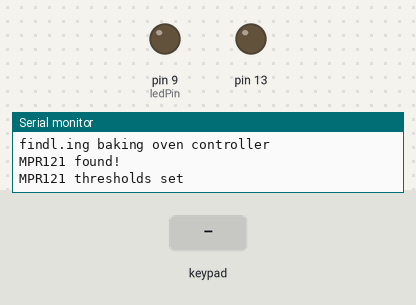
Simulated run of this sketch. Board: Arduino Leonardo, built with avr-gcc and run on an emulated ATmega32U4. Shown: output pins drawn as LEDs (lit = HIGH), the last lines printed to the serial monitor. Inputs (shaded band) come from the test bench.

Above: at 1.4 s.
1.5 s: key '0' pressed
At 1.76 s:
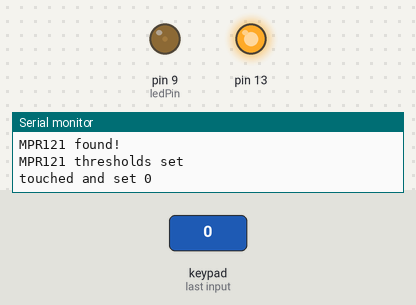
At 2.66 s:
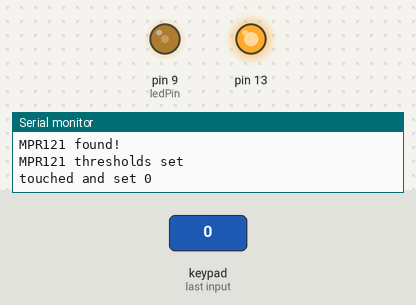
4.5 s: key '0' pressed
At 5.45 s:
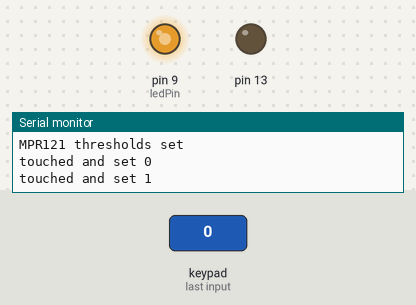
Timing chart, 0 to 9.8 s (numbered marks = the images above; inputs shaded):
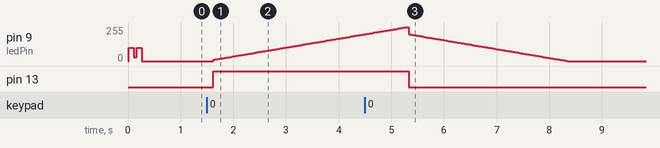

Measured:
- after the input at 1.5 s, pin 9 (ledPin): moves from 0/255 to 202/255 over 2.9 s, starting after 0.12 s; pin 13: LOW → HIGH after 0.12 s
- after the input at 4.5 s, pin 13: HIGH → LOW after 0.83 s

The sketch:

BakingOvenLightController3.ino
```cpp
#include <Wire.h>
#include "Adafruit_MPR121.h"

// You can have up to 4 on one i2c bus but one is enough for testing!
Adafruit_MPR121 cap = Adafruit_MPR121();

// Keeps track of the last pins touched
// so we know when buttons are 'released'
uint16_t lasttouched = 0;
uint16_t currtouched = 0;
uint16_t currstate = 0;
uint8_t touchThreshold = 2;//12;
uint8_t releaseThreshold = 6;
bool isOn = false;

int ledPin = 9;    // LED connected to digital pin 9

// the following variables are long's because the time, measured in miliseconds,
// will quickly become a bigger number than can be stored in an int.
long lastDebounceTime = 0;  // the last time the output pin was toggled
long debounceDelay = 100;    // the debounce time; increase if the output flickers


void blinkLeds() {
  analogWrite(ledPin, 100);
  delay(100);
  analogWrite(ledPin, 30);
  delay(50);
  analogWrite(ledPin, 100);
  delay(100);
  analogWrite(ledPin, 0);
}

void setup() {
  while (!Serial);        // needed to keep leonardo/micro from starting too fast!

  pinMode(13,OUTPUT);
  pinMode(ledPin, OUTPUT);

  Serial.begin(9600);
  Serial.println("findl.ing baking oven controller");

  // Default address is 0x5A, if tied to 3.3V its 0x5B
  // If tied to SDA its 0x5C and if SCL then 0x5D
  if (!cap.begin(0x5A)) {
    Serial.println("MPR121 not found, check wiring?");
    while (1);
  }
  Serial.println("MPR121 found!");
  cap.setThreshholds(touchThreshold, releaseThreshold);
  Serial.println("MPR121 thresholds set");

  blinkLeds();
}

void lightsOn(){
  digitalWrite(13,HIGH);
  // fade in from min to max in increments of 5 points:
  for (int fadeValue = 10 ; fadeValue <= 255; fadeValue += 2) {
    // sets the value (range from 0 to 255):
    analogWrite(ledPin, fadeValue);
    // wait for 30 milliseconds to see the dimming effect
    delay(30);
  }
}

void lightsOff(){
  digitalWrite(13,LOW);
  // fade out from max to min in increments of 5 points:
  for (int fadeValue = 200 ; fadeValue >= 0; fadeValue -= 2) {
    // sets the value (range from 0 to 255):
    analogWrite(ledPin, fadeValue);
    // wait for 30 milliseconds to see the dimming effect
    delay(30);
  }
}

void loop() {
  currtouched = cap.touched();
  currtouched = currtouched & _BV(0);
  // check to see if you just pressed the button
  // (i.e. the input went from LOW to HIGH),  and you've waited
  // long enough since the last press to ignore any noise:

  // If the switch changed, due to noise or pressing:
  if (currtouched != lasttouched) {
    // reset the debouncing timer
    lastDebounceTime = millis();
  }

  if ((millis() - lastDebounceTime) > debounceDelay) {
    // whatever the reading is at, it's been there for longer
    // than the debounce delay, so take it as the actual current state:

    if (currtouched) {
      Serial.print("touched and set ");
      Serial.println(isOn);
      if(!isOn){
        lightsOn();
        isOn = true;
      }else{
        lightsOff();
        isOn = false;
      }
    }
  }
lasttouched = currtouched;
delay(25);
}

void loopOld() {
  // Get the currently touched pads
  currtouched = cap.touched();
  if ((currtouched & _BV(0))) {
    Serial.print("touched and set ");
    Serial.println(isOn);
    if(!isOn){
      lightsOn();
      isOn = true;
    }else{
      lightsOff();
      isOn = false;
    }
  }
  // 50ms delay to fix on/off bug of sensor.
  delay(150);
  return;

  for (uint8_t i=0; i<1; i++) {
    // it if *is* touched and *wasnt* touched before, alert!
    if ((currtouched & _BV(i)) && !(lasttouched & _BV(i)) ) {
      Serial.print(i); Serial.println(" touched");
      if(!isOn){
        lightsOn();
        isOn = true;
      }else{
        lightsOff();
        isOn = false;
      }
    }
    // if it *was* touched and now *isnt*, alert!
    if (!(currtouched & _BV(i)) && (lasttouched & _BV(i)) ) {
      Serial.print(i); Serial.println(" released");
    }
  }

  // reset our state
  lasttouched = currtouched;

  // 50ms delay to fix on/off bug of sensor.
  delay(150);
  // comment out this line for detailed data from the sensor!
  return;

  // debugging info, what
  Serial.print("\t\t\t\t\t\t\t\t\t\t\t\t\t 0x"); Serial.println(cap.touched(), HEX);
  Serial.print("Filt: ");
  for (uint8_t i=0; i<12; i++) {
    Serial.print(cap.filteredData(i)); Serial.print("\t");
  }
  Serial.println();
  Serial.print("Base: ");
  for (uint8_t i=0; i<12; i++) {
    Serial.print(cap.baselineData(i)); Serial.print("\t");
  }
  Serial.println();

  // put a delay so it isn't overwhelming
  delay(100);
}
```
